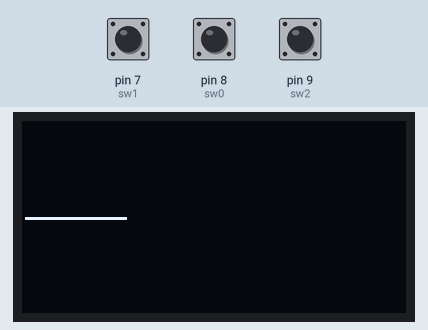
This program was run on a simulated MicroPython board. Shown: 128×64 one-colour display. The test bench sets the inputs (shaded band); at power-on: pin 8 (sw0) HIGH, pin 9 (sw2) HIGH, pin 7 (sw1) HIGH.

Above: at 1.2 s.
1.3 s: pin 8 (sw0) pulled LOW for 1 s
At 1.79 s:
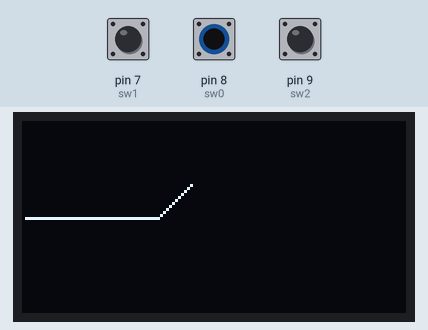
2.9 s: pin 9 (sw2) pulled LOW for 3.2 s
At 3.96 s:
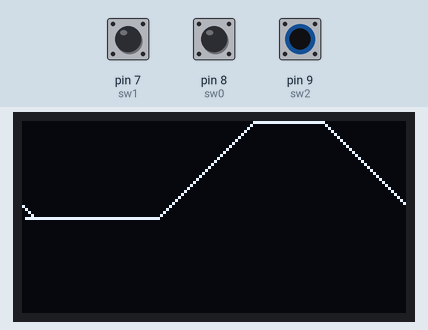
6.7 s: pin 7 (sw1) pulled LOW for 3.2 s
At 7.9 s:
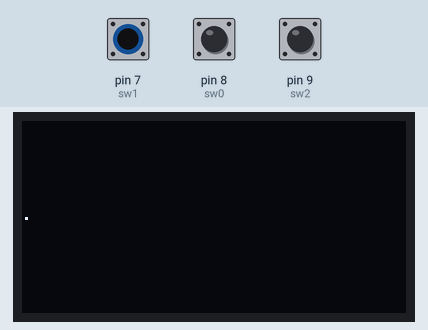
10.5 s: pin 7 (sw1) pulled LOW for 0.15 s
11.2 s: pin 8 (sw0) pulled LOW for 0.15 s
11.9 s: pin 9 (sw2) pulled LOW for 0.15 s
At 12.28 s:
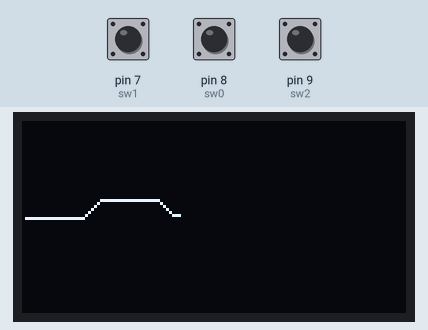
Timing chart, 0 to 13.6 s (numbered marks = the images above; inputs shaded):
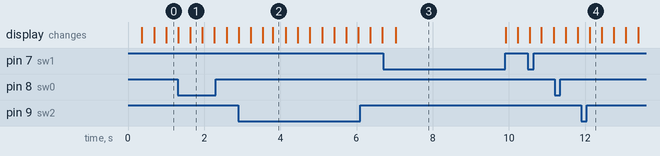

The program:

week1_3.py
```python
import time
from machine import Pin, I2C
from ssd1306 import SSD1306_I2C

sw0 = Pin(8, Pin.IN, Pin.PULL_UP)
sw1 = Pin(7, Pin.IN, Pin.PULL_UP)
sw2 = Pin(9, Pin.IN, Pin.PULL_UP)

i2c = I2C(1, scl=Pin(15), sda=Pin(14), freq=400000)
oled_width = 128
oled_height = 64
oled = SSD1306_I2C(oled_width, oled_height, i2c)

up_down = 0
line = oled_height // 2
move = 1

def clear_screen():
    oled.fill(0)
    oled.show()

def draw_line(x, y):
    oled.pixel(x, y, 1)
    oled.show()


while True:
    if sw1.value() == 0:
        clear_screen()
        up_down = 0
        line = oled_height // 2
        move = 1

    up_down += move

    if up_down >= oled_width:
        up_down = 0

    if sw0.value() == 0:
        line -= 1
        if line < 1:
            line = 0
    elif sw2.value() == 0:
        line += 1
        if line >= oled_height:
            line = oled_height - 1

    draw_line(up_down, line)

    time.sleep(0.005)
```
